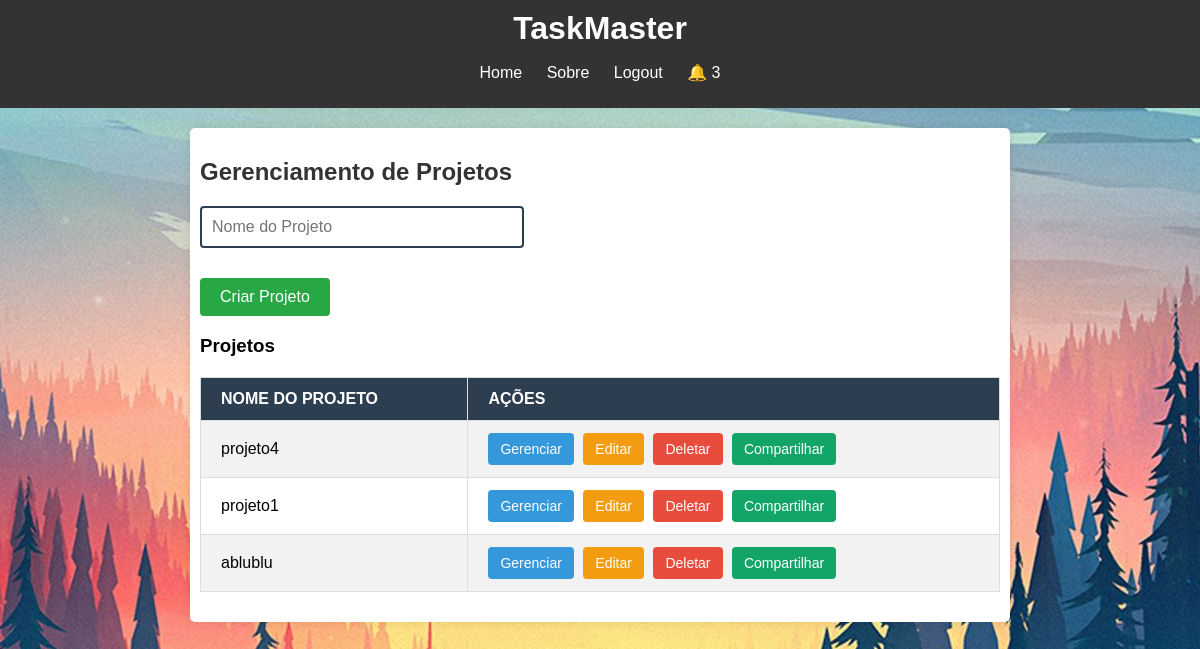
The page /home (signed in) on the database as committed earlier.
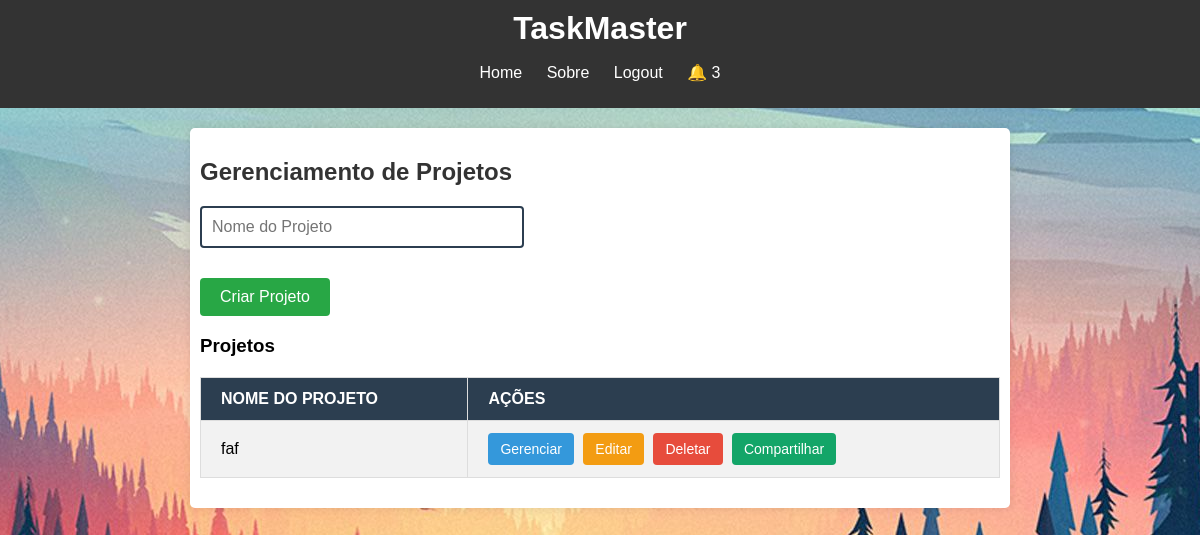
The same page on the database as committed later.
### website/models.py (models this page shows)
class Project(db.Model):
    __tablename__ = 'project'
    id = db.Column(db.Integer, primary_key=True)
    nome_projeto = db.Column(db.String(100), nullable=False)
    user_id = db.Column(db.Integer, db.ForeignKey('usuario.id'), nullable=False)
    criador = db.relationship('Usuario', backref='projetos_criados')

### website/auth.py (the view, shortened to what this page needs)
@auth.route('/home', methods=['POST', 'GET'])
@login_required
def home():
    projetos_criados = Project.query.filter_by(user_id=current_user.id).all()
    projetos_compartilhados = current_user.projects
    todos_os_projetos = projetos_criados + projetos_compartilhados
    return render_template('taskMaster.html', projects=todos_os_projetos)

### website/__init__.py (called while the page is built)
def create_app():
    app = Flask(__name__)
    app.config['SECRET_KEY'] = 'dev'
    app.config['SQLALCHEMY_DATABASE_URI'] = f'sqlite:///{DB_NAME}'
    db.init_app(app)
    from .views import views
    from .auth import auth
    app.register_blueprint(views, url_prefix='/')
    app.register_blueprint(auth, url_prefix='/')
    from .models import Usuario, Project
    create_db(app)
    login_manager = LoginManager()
    login_manager.login_view = 'auth.login'  # Rota de login se o usuário não estiver autenticado
    login_manager.init_app(app)
    @login_manager.user_loader
    def load_user(id):
        return Usuario.query.get(int(id))
    return app

### website/templates/taskMaster.html (shortened to what this page needs)
{% extends 'base.html' %}
{% block content %}
    <h2>Gerenciamento de Projetos</h2>
    <form id="criarProjeto" method="POST" action="{{ url_for('auth.adicionar_projeto') }}">
        <input type="text" name="project_name" placeholder="Nome do Projeto" required>
        <button type="submit">Criar Projeto</button>
    </form>
    <h3>Projetos</h3>
    <table id="botoesProjetos">
        <tr>
            <th>Nome do Projeto</th>
            <th>Ações</th>
        </tr>
        {% for projeto in projects %}
        <tr>
            <td>{{ projeto.nome_projeto }}</td>
            <td>
                <a href="/projeto/{{ projeto.id }}" class="btn btn-primary">Gerenciar</a>
                <a href="{{ url_for('auth.editar_projeto', project_id=projeto.id) }}" class="btn btn-warning">Editar</a>
                <form method="POST" action="{{ url_for('auth.deletar_projeto', project_id=projeto.id) }}" style="display:inline;">
                    <button type="submit" class="btn btn-danger" onclick="return confirm('Tem certeza que deseja deletar este projeto?');">Deletar</button>
                </form>
                <button class="btn btn-compartilhar" onclick="mostrarFormulario('{{ projeto.id }}')">Compartilhar</button>
            </td>
        </tr>
        {% endfor %}
    </table>
{% endblock %}

### website/templates/base.html (shortened to what this page needs)
<!DOCTYPE html>
<html lang="en">
<head>
    <link rel="stylesheet" href="{{url_for('static',filename='taskMaster.css')}}">
</head>
<body>
    <header>
        <div class="containerTask">
            <h1>TaskMaster</h1>
            <ul>
                <li><a href="{{ url_for('auth.home') }}">Home</a></li>
                <li><a href="{{ url_for('auth.sobre') }}">Sobre</a></li>
                <li><a href="{{ url_for('auth.logout') }}">Logout</a></li>
                <li>
                    <a href="{{ url_for('auth.notificacoes') }}" class="notification-icon">
                        🔔
                        <span class="notification-badge">3</span>
                    </a>
                </li>
            </ul>
        </div>
    </header>
    <div class="container main">
        {% block content %}{% endblock %}
    </div>
</body>
</html>

### website/static/taskMaster.css (style rules this page uses)
body { font-family: Arial, sans-serif; background-color: #e0e0e0; margin: 0; padding: 0; background: url('login.jpg') no-repeat center fixed; }
header { background-color: #333; color: white; padding: 10px 0; }
header h1 { margin: 0; text-align: center; }
header ul { list-style: none; padding: 0; text-align: center; }
header ul li { display: inline; margin: 0 10px; }
header ul li a { color: white; text-decoration: none; }
.container { max-width: 800px; margin: 20px auto; padding: 10px; background-color: #ffffff; border-radius: 5px; box-shadow: 0 0 10px rgba(0, 0, 0, 0.1); }
.main h2 { margin-bottom: 20px; color: #333333; }
header h1 { margin: 0; text-align: center; color: #ffffff; }
header ul li a { color: #ffffff; text-decoration: none; }
#criarProjeto { display: flex; flex-direction: column; align-items: baseline; margin-top: 10px; }
#criarProjeto input[type="text"] { padding: 10px; font-size: 16px; border: 2px solid #2c3e50; border-radius: 4px; width: 300px; margin-bottom: 20px; }
#criarProjeto button[type="submit"] { padding: 10px 20px; font-size: 16px; color: #fff; background-color: #28a745; border: none; border-radius: 4px; cursor: pointer; transition: background-color 0.3s ease; margin-top: 10px; }
#botoesProjetos { width: 100%; max-width: 800px; margin: 20px 0; border-collapse: collapse; }
#botoesProjetos th, #botoesProjetos td { padding: 12px 20px; border: 1px solid #ddd; text-align: left; }
#botoesProjetos th { background-color: #2c3e50; color: white; text-transform: uppercase; font-weight: bold; }
#botoesProjetos tr:nth-child(even) { background-color: #f2f2f2; }
.btn { padding: 8px 12px; font-size: 14px; text-decoration: none; border-radius: 4px; transition: background-color 0.3s ease; text-align: center; margin-right: 5px; color: white; border: none; }
.btn-primary { background-color: #3498db; color: white; }
.btn-warning { background-color: #f39c12; color: white; }
.btn-danger { background-color: #e74c3c; color: white; border: none; }
.btn-compartilhar { background-color: #13a568; }

Rows that differ between the two databases and show on the page:
removed Project: nome_projeto "projeto4"
removed Project: nome_projeto "projeto1"
removed Project: nome_projeto "ablublu"
added Project: nome_projeto "faf"
